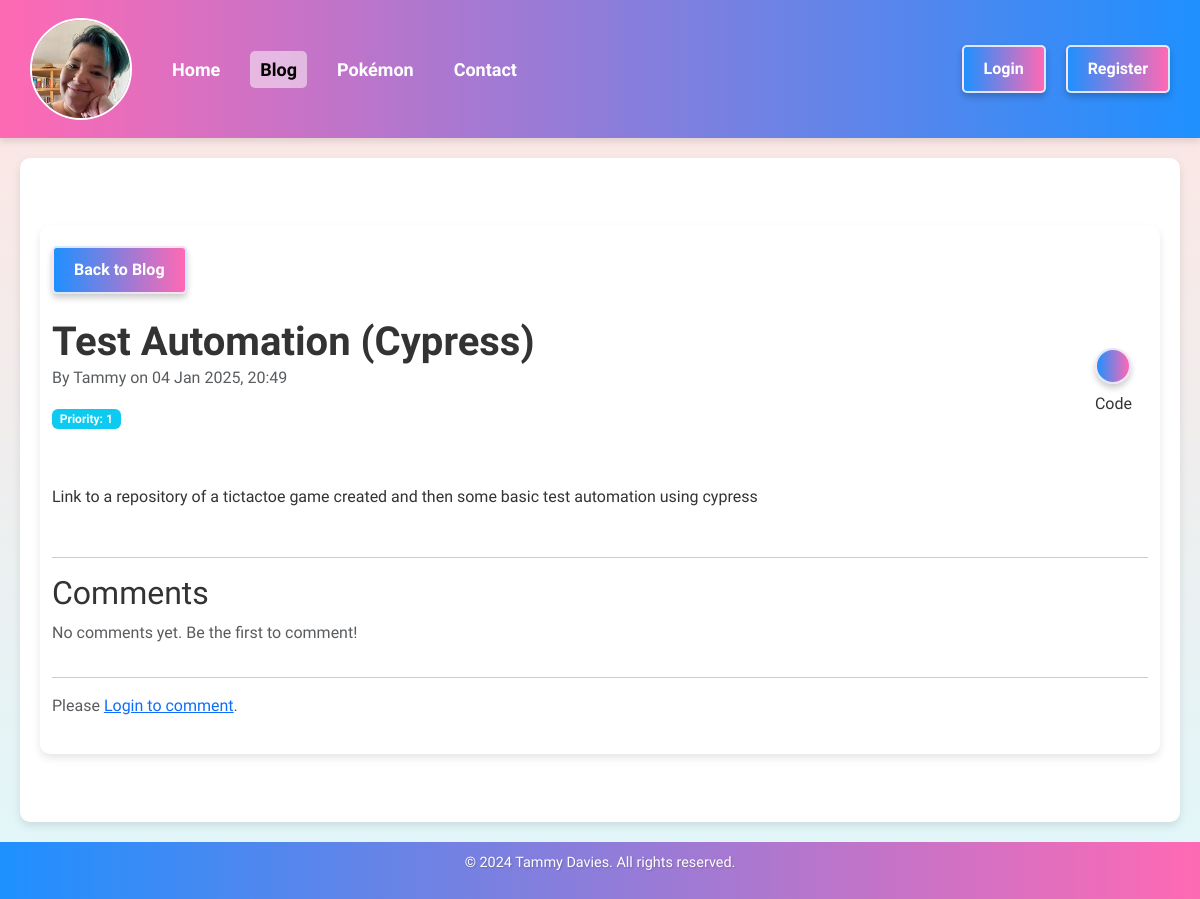
/blog/13, run on an earlier commit of the app's database.
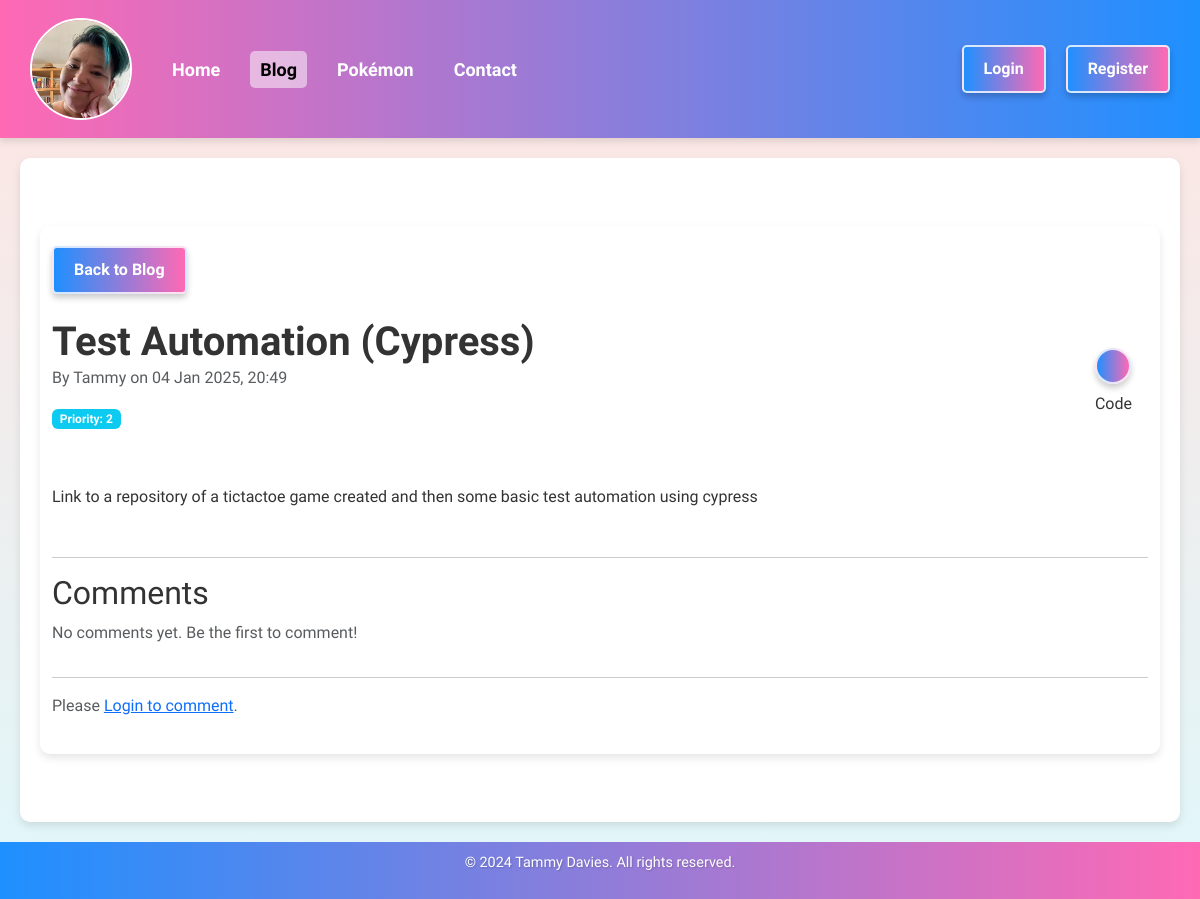
And on a later commit of the database.
### app/blog/database/models/blog_post.py (models this page shows)
class BlogPost(db.Model):
    id = db.Column(db.Integer, primary_key=True)  # Unique identifier for the blog post
    title = db.Column(
        db.String(100), nullable=False
    )  # Title of the blog post (max 100 characters)
    content = db.Column(db.Text, nullable=False)  # Main content of the blog post
    timestamp = db.Column(
        db.DateTime, default=datetime.utcnow
    )  # Creation timestamp (default: current time)
    priority = db.Column(
        db.Integer, default=0
    )  # Optional priority level for ordering or categorisation
    author = db.Column(
        db.String(50), nullable=False
    )  # Author's name (max 50 characters)
    summary = db.Column(
        db.String(255), nullable=True
    )  # Short summary or description of the post
    repository_url = db.Column(
        db.String(255), nullable=True
    )  # URL to a related code repository (optional)
    live_demo_url = db.Column(
        db.String(255), nullable=True
    )  # URL to a live demo related to the post (optional)
    comments = db.relationship(
        "Comment",  # Name of the related model
        backref="post",  # Back-reference to the blog post from the comment
        cascade="all, delete-orphan",  # Automatically delete comments when the post is deleted
        lazy=True,  # Load comments lazily to improve performance
    )

### app/blog/routes/post_detail.py (the view, shortened to what this page needs)
def post_detail(post_id):
    post = BlogPost.query.get_or_404(post_id)
    form = CommentForm()
    comments = (
        Comment.query.filter_by(post_id=post.id)
        .order_by(Comment.timestamp.desc())
        .all()
    )
    raw_content = markdown.markdown(
        post.content, extensions=["fenced_code", "codehilite"]
    )
    safe_content = bleach.clean(
        raw_content,
        tags=bleach.sanitizer.ALLOWED_TAGS,  # Allow only safe HTML tags
        attributes=bleach.sanitizer.ALLOWED_ATTRIBUTES,  # Allow only safe attributes
    )
    rendered_content = Markup(safe_content)
    return render_template(
        "blog_post_detail.html",
        post=post,  # Pass the blog post to the template
        content=rendered_content,  # Sanitised blog post content
        form=form,  # Comment form
        comments=comments,  # List of comments
    )

### app/authentication/database/is_admin.py (called while the page is built)
def is_admin():
    return current_user.is_authenticated and current_user.email == "tammy@tsdavies.com"

### app/blog/templates/blog_post_detail.html (shortened to what the changed rows need)
{% extends "page_template.html" %} {% block content %}
    <main class="container my-5">
        <div class="row align-items-center mb-4">
            <div class="col-12 col-md-8 text-center text-md-start">
                <h1 class="mb-0">{{ post.title }}</h1>
                <p class="text-muted">
                    By {{ post.author or 'Anonymous' }} on {{ post.timestamp|format_datetime }}
                </p>
                {% if post.priority %}
                    <p class="badge bg-info">Priority: {{ post.priority }}</p>
                {% endif %}
            </div>
        </div>
        <p class="lead">{{ post.content|markdown|safe }}</p>
        <div class="comments-section">
            <h2 class="section-heading">Comments</h2>
        </div>
    </main>
{% endblock %}

What changed in the data, as far as the page shows it:
changed BlogPost "Test Automation (Cypress)": priority "1" → "2"
